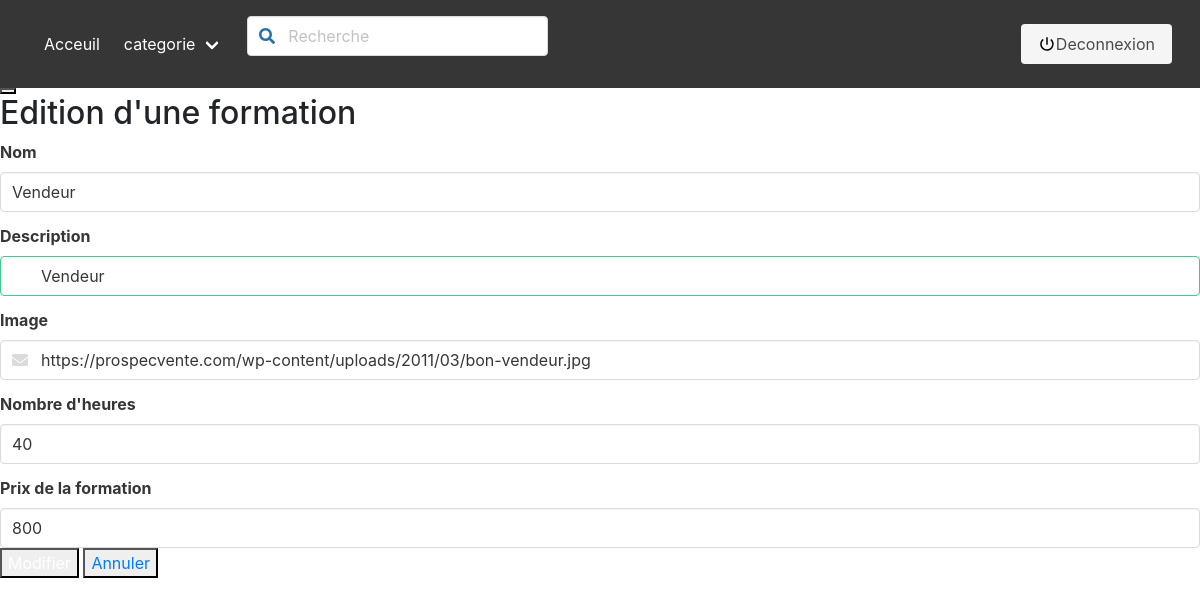
The page /Page/update.php?id=23 on the database its author committed.
### tables this page shows
CREATE TABLE IF NOT EXISTS `formation` (
  `id` int(11) NOT NULL AUTO_INCREMENT,
  `libelle` varchar(255) NOT NULL,
  `libelleLong` varchar(255) NOT NULL,
  `img` varchar(255) NOT NULL,
  `creerPar` varchar(255) NOT NULL,
  `nomHeureFormation` int(11) NOT NULL,
  `prixFormation` int(11) NOT NULL,
  PRIMARY KEY (`id`)
);

### Page/update.php (the view, shortened to what this page needs)
<?php
    include './include/headerDeux.php';
   $id = $_GET['id'];
   $pdo = pdo_connect_mysql();
?>
 <!DOCTYPE html>
      <html lang="en">
      <head>
    <link rel="stylesheet" href="https://cdn.jsdelivr.net/npm/bulma@0.9.0/css/bulma.min.css">
    <link rel="stylesheet" href="https://stackpath.bootstrapcdn.com/bootstrap/4.5.0/css/bootstrap.min.css">
<link rel="stylesheet" href="https://cdn.jsdelivr.net/npm/uikit@3.5.5/dist/css/uikit.min.css" />
      </head>
      <body>
      <form action="dashboard.php" method="POST">
        <button class="uk-modal-close-default" type="button" uk-close></button>
        <div class="uk-modal-header">
            <h2 class="uk-modal-title">Edition d'une formation</h2>
        </div>
        <div class="uk-modal-body">
        <?php $sql = $pdo->prepare("SELECT * from formation WHERE id='$id'");
        $sql->execute();
        $user = $sql->fetch();
        ?>
        <div class="field">
  <label class="label">Nom</label>
  <div class="control">
    <input class="input"  name="nom" id="nommodifier" type="text" value="<?= $user['libelle'] ?>">
  </div>
</div>
<div class="field">
  <label class="label">Description</label>
  <div class="control has-icons-left has-icons-right">
    <input class="input is-success" type="textarea" name="description" id="descriptionModifier" value="<?= $user['libelleLong'] ?>" >
  </div>
</div>
<div class="field">
  <label class="label">Image</label>
  <div class="control has-icons-left has-icons-right">
    <input class="input" type="text" name="image" id="imageModifier"  value="<?= $user['img'] ?>">
    <span class="icon is-small is-left">
    </span>
  </div>
</div>
<div class="field">
  <label class="label">Nombre d'heures</label>
  <div class="control">
    <input class="input" name="heure" id="heureModifier" type="number" value="<?= $user['nomHeureFormation'] ?>">
  </div>
</div>
<div class="field">
  <label class="label">Prix de la formation</label>
  <div class="control">
    <input class="input" name="prix" id="prixModifier" type="number" value="<?= $user['prixFormation'] ?>">
  </div>
</div>
      </div>
        <div class="uk-modal-footer uk-text-right">
        <button class="uk-button uk-button-primary uk-modal-close" type="button" name="sauvegarder" class="bout" onclick ="Edition();"> <a href="dashboard.php" style="color:white;text-decoration:none;">Modifier</a></button>
            <button class="uk-button uk-button-default "  type="button"> <a href="dashboard.php" style="text-decoration:none;">
Annuler
            </a></button>
        </div>
</div></form>
    </body>
      </html>

### rows shown on the page
formation: nom "Vendeur", description "Vendeur", image "https://prospecvente.com/wp-content/uploads/2011/03/bon-vendeur.jpg", heure "40", prix "800"
